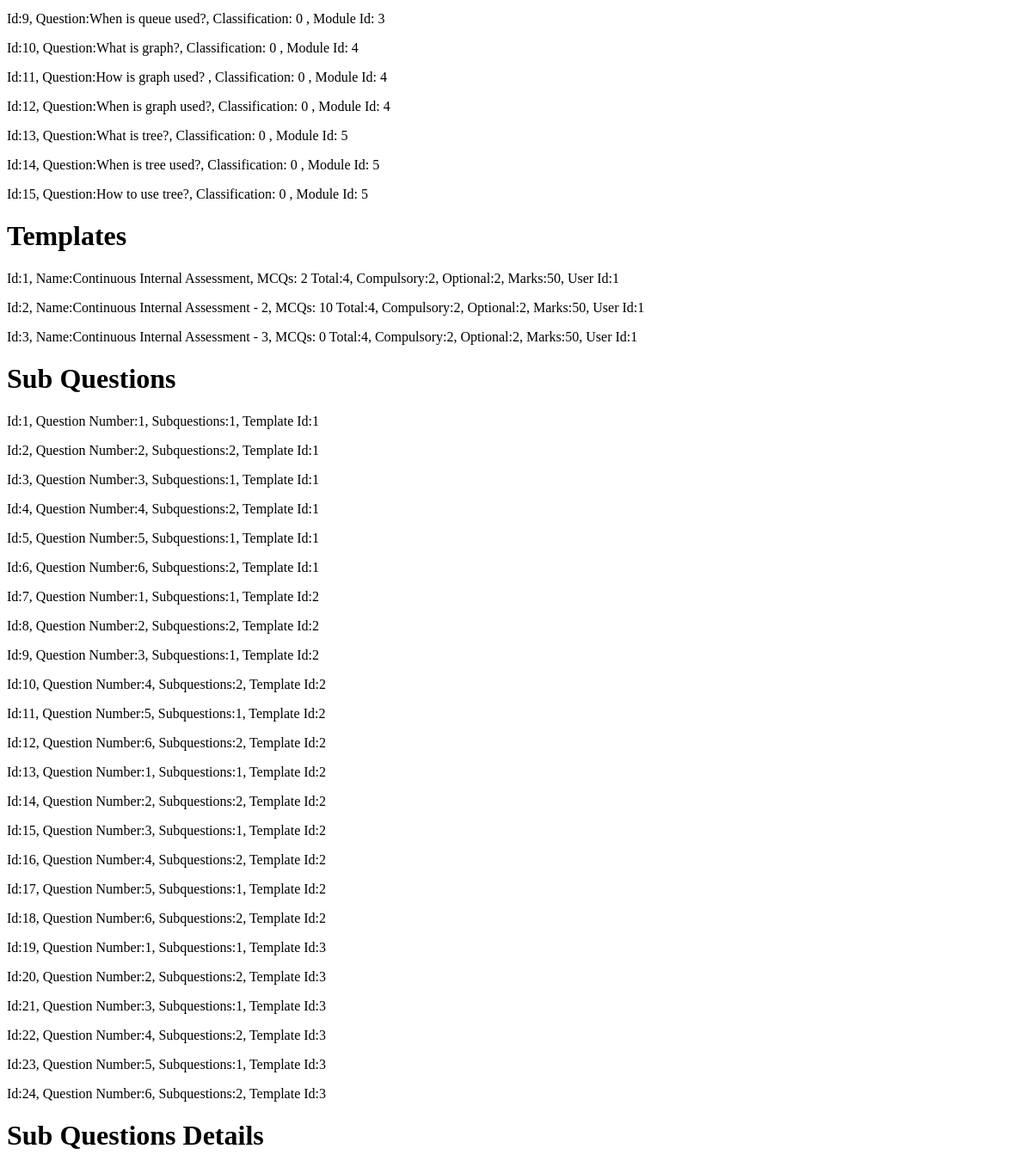
The page /database (middle part) on the database as committed earlier.
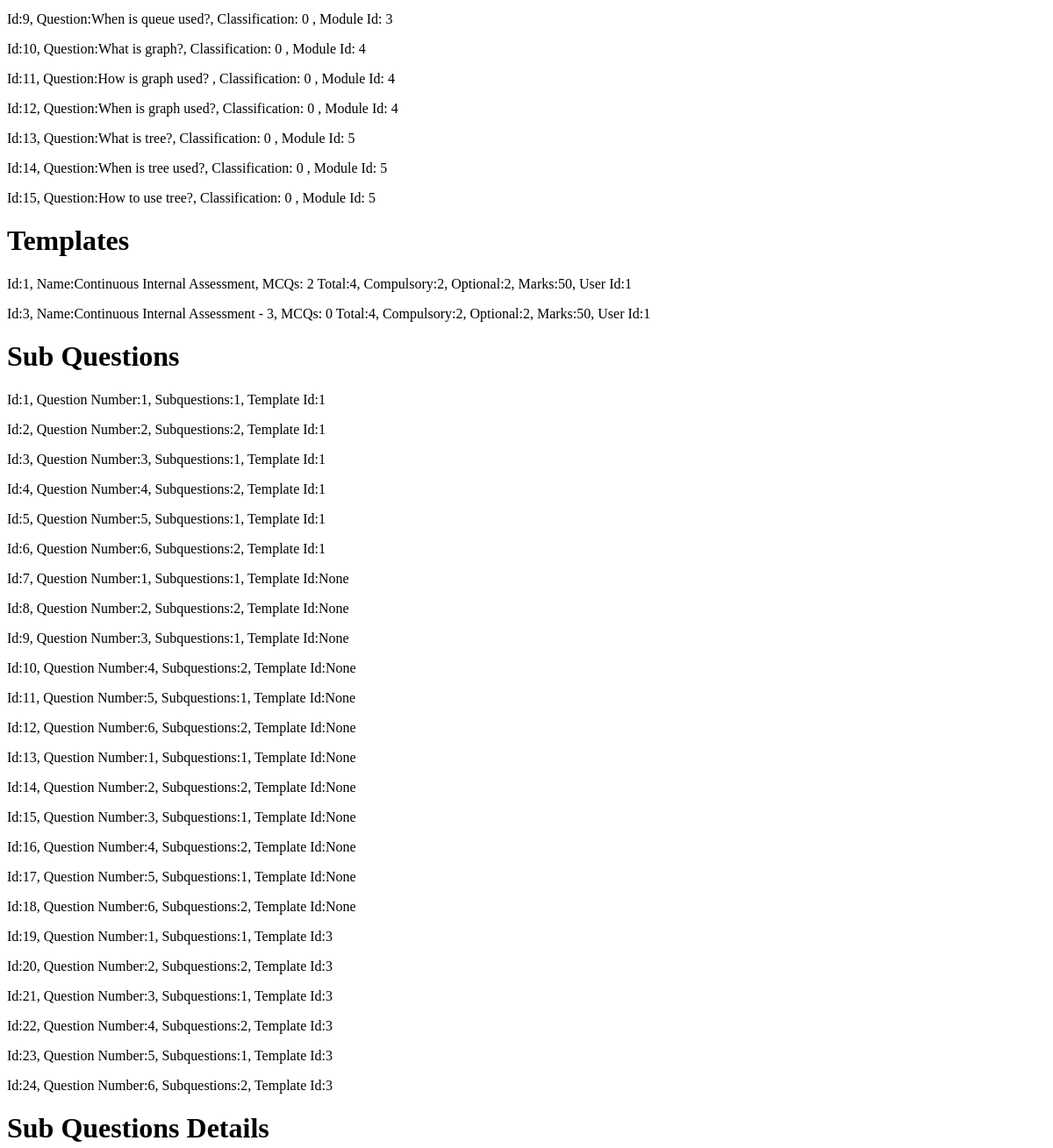
The same page on the database as committed later.
### website/models.py (models this page shows)
class Question(db.Model):
    id = db.Column(db.Integer, primary_key=True)
    question_content = db.Column(db.String(500))
    question_category = db.Column(db.Integer, default=0)
    module_id = db.Column(db.Integer, db.ForeignKey('module.id'))

class Template(db.Model):
    id = db.Column(db.Integer, primary_key=True)
    name = db.Column(db.String(100))
    subject_code = db.Column(db.String(50))
    duration = db.Column(db.Integer)
    instructions = db.Column(db.String(5000))
    mcqs = db.Column(db.Integer)
    totalQ = db.Column(db.Integer)
    compulsoryQ = db.Column(db.Integer)
    optionalQ = db.Column(db.Integer)
    marks = db.Column(db.Integer)
    user_id = db.Column(db.Integer, db.ForeignKey('user.id'))
    subquestions = db.relationship('Subquestion')

class Subquestion(db.Model):
    id = db.Column(db.Integer, primary_key=True)
    question_number = db.Column(db.Integer)
    subquestions = db.Column(db.Integer)
    template_id = db.Column(db.Integer, db.ForeignKey('template.id'))
    subques = db.relationship('Subquestiondetails')

### website/auth.py (the view)
@auth.route('/database', methods=['GET', 'POST'])
def database():
    return render_template("database.html", users=User.query.all(), sems=Semester.query.all(), subs=Subject.query.all(), mods=Module.query.all(), ques=Question.query.all(), temps=Template.query.all(), subques=Subquestion.query.all(), subqueinfo=Subquestiondetails.query.all(), mcqs=MCQ.query.all())

### website/templates/database.html (shortened to what this page needs)
{% for que in ques %}
<p>
  Id:{{que.id}}, Question:{{que.question_content}}, Classification:
  {{que.question_category}} , Module Id: {{que.module_id}}
</p>
{% endfor %}
<h1>Templates</h1>
{% for temp in temps %}
<p>
  Id:{{temp.id}}, Name:{{temp.name}}, MCQs: {{temp.mcqs}} Total:{{temp.totalQ}},
  Compulsory:{{temp.compulsoryQ}}, Optional:{{temp.optionalQ}},
  Marks:{{temp.marks}}, User Id:{{temp.user_id}}
</p>
{% endfor %}
<h1>Sub Questions</h1>
{% for subque in subques %}
<p>
  Id:{{subque.id}}, Question Number:{{subque.question_number}},
  Subquestions:{{subque.subquestions}}, Template Id:{{subque.template_id}}
</p>
{% endfor %}
<h1>Sub Questions Details</h1>

Rows that differ between the two databases and show on the page:
removed Template: id "2", name "Continuous Internal Assessment - 2", mcqs "10", totalQ "4", compulsoryQ "2", optionalQ "2", marks "50", user_id "1"
changed Subquestion id 7: template_id "2" → "None"
changed Subquestion id 8: template_id "2" → "None"
changed Subquestion id 9: template_id "2" → "None"
changed Subquestion id 10: template_id "2" → "None"
changed Subquestion id 11: template_id "2" → "None"
changed Subquestion id 12: template_id "2" → "None"
changed Subquestion id 13: template_id "2" → "None"
changed Subquestion id 14: template_id "2" → "None"
changed Subquestion id 15: template_id "2" → "None"
changed Subquestion id 16: template_id "2" → "None"
changed Subquestion id 17: template_id "2" → "None"
changed Subquestion id 18: template_id "2" → "None"
